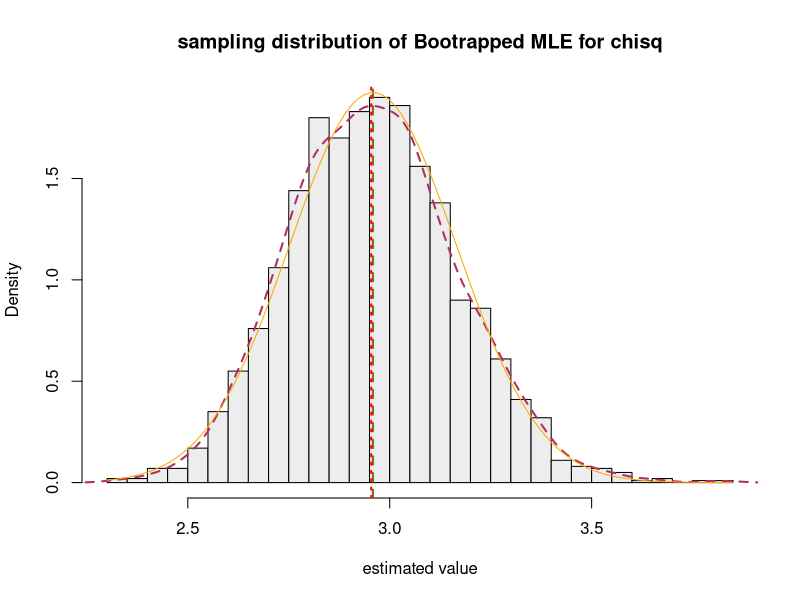
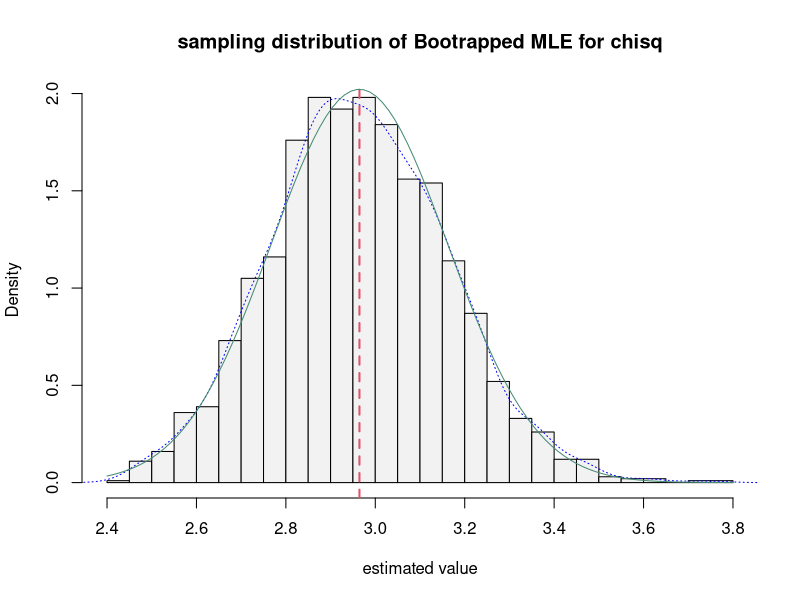
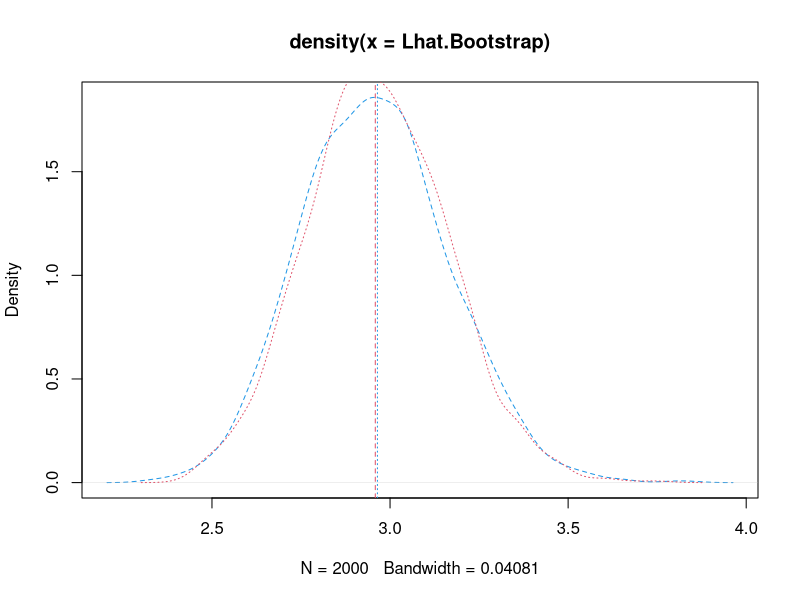
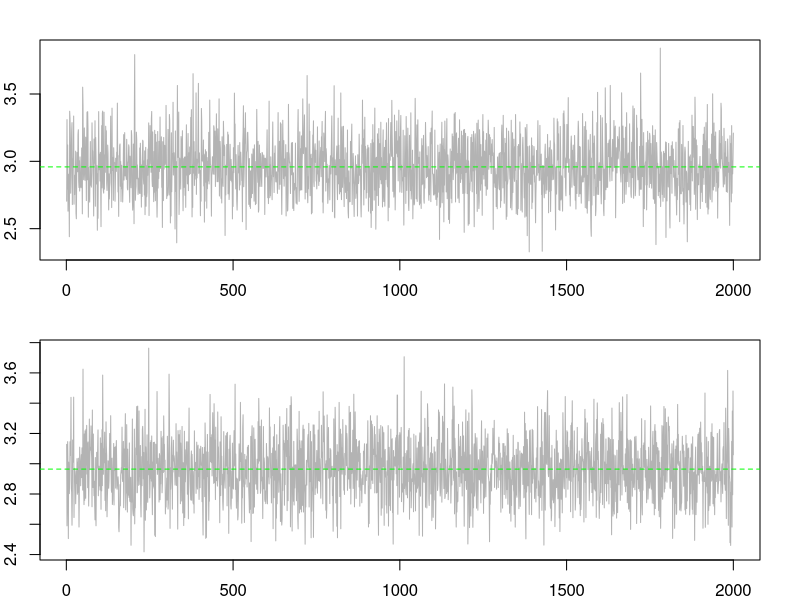
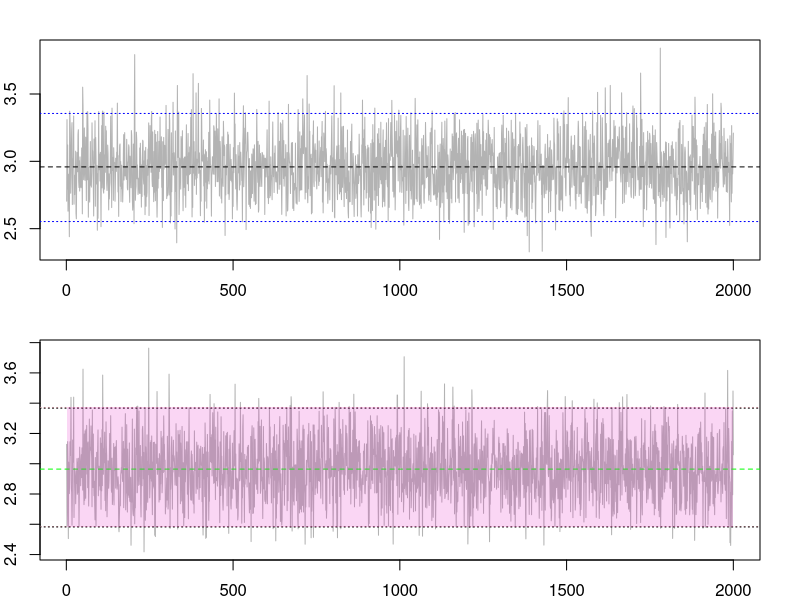
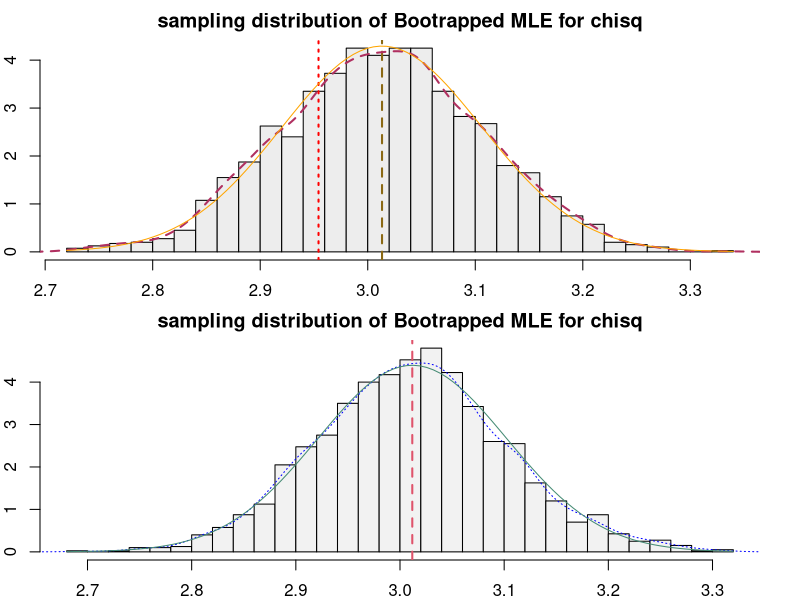
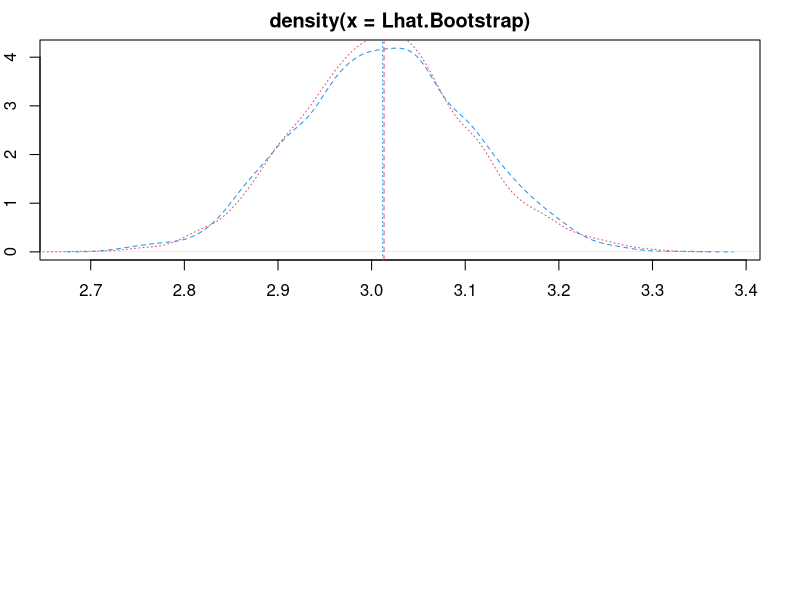
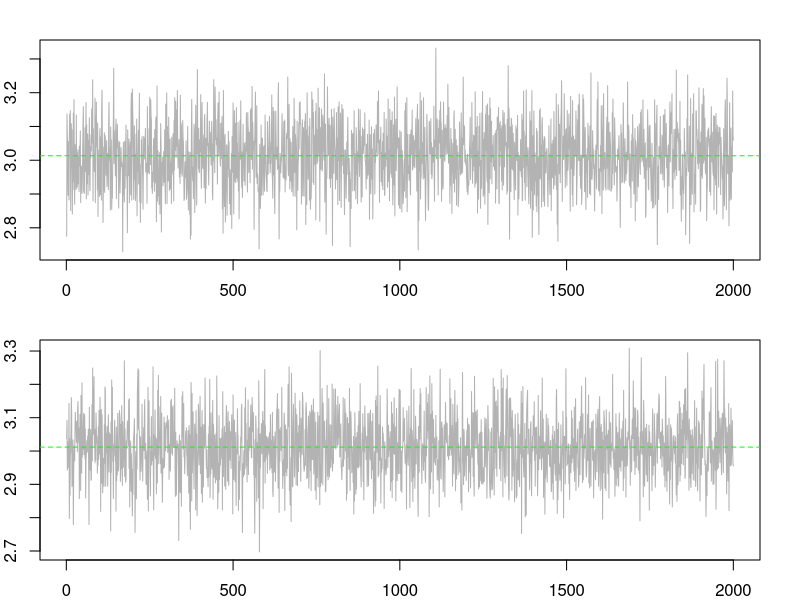

The R script that drew these images, in order: (Note: a time limit stopped this script after it produced the figures.)
Nloglike.ch<-function(df,y){
  f<-outer(y,df,FUN=function(y,df) dchisq(y,df,log=TRUE))
  f<-(-1)*apply(f,2,sum)
  return(f)
}
set.seed(143)
n=100
y<-rchisq(n,3)
result<-optim(0.5, Nloglike.ch,y=y,method="Brent",lower = 0.05,upper = 10,hessian = TRUE)
result
df.hat<-result$par
df.hat
se.mle<-sqrt(result$hessian^(-1))
se.mle
print(cbind(direct=c(mean=mean(y), sd=sqrt(mean(y))), optim =c(result$par,se.mle)),digits = 4)
MLE.chisq<-function(df0,y){  
  Nloglike.ch<-function(df,y){
    f<-outer(y,df,FUN=function(y,df) dchisq(y,df,log=TRUE))
    f<-(-1)*apply(f,2,sum)
    return(f)
  }
  result<-optim(df0,Nloglike.ch,y=y,method = "Brent", lower = 0.1, upper = 10, hessian = TRUE)
  return(result)
}
Re<-MLE.chisq(0.5,y)
Re
df.hat<-Re$par
df.hat
B=2000
n<-length(y)
Lhat.Bootstrap<-numeric(B)
for(i in 1:B){
  ystar<-rchisq(n,df.hat)
  Lhat.Bootstrap[i]<-MLE.chisq(0.5,ystar)$par
}
hist(Lhat.Bootstrap, main = "sampling distribution of Bootrapped MLE for chisq", xlab = "estimated value", breaks = 30, prob = TRUE,col="gray93")
abline(v=mean(Lhat.Bootstrap),col="goldenrod4",lty=2,lwd=2)
lines(density(Lhat.Bootstrap),col="maroon",lty=2,lwd=2)
abline(v=2.954225,col="red",lty=3,lwd=2)
mu<-mean(Lhat.Bootstrap)
sigma<-sd(Lhat.Bootstrap)
curve(dnorm(x,mu,sigma),col="orange",add=TRUE)
B=2000
n<-length(y)
Lhat.Bootstrap1<-numeric(B)
for(i in 1:B){
  ystar1<-sample(y,n,replace=TRUE)
  Lhat.Bootstrap1[i]<-MLE.chisq(0.5,ystar1)$par
}
hist(Lhat.Bootstrap1, main = "sampling distribution of Bootrapped MLE for chisq", xlab = "estimated value", breaks = 30, prob = TRUE,col="gray95")
abline(v=mean(Lhat.Bootstrap1),col=2,lty=2,lwd=2)
lines(density(Lhat.Bootstrap1),col="blue",lty=3)
mu<-mean(Lhat.Bootstrap1)
sigma<-sd(Lhat.Bootstrap1)
curve(dnorm(x,mu,sigma),col=colors()[12],add=TRUE)
plot(density(Lhat.Bootstrap),col=4,lty=2)
lines(density(Lhat.Bootstrap1),col=2,lty=3)
abline(v=mean(Lhat.Bootstrap),col= 2,lty=2)
abline(v=mean(Lhat.Bootstrap1),col=4,lty=3)
par(mfrow=c(2,1),mar=c(2,2,2,2))
ts.plot(Lhat.Bootstrap,col="gray70")
abline(h=mean(Lhat.Bootstrap),col="green",lty=2)
ts.plot(Lhat.Bootstrap1,col="gray70")
abline(h=mean(Lhat.Bootstrap1),col="green",lty=2)
Re<-MLE.chisq(0.5,y)
Re
df.hat<-Re$par
SE.df<-sqrt((Re$hessian)^(-1))
alpha=0.05
L<-df.hat-qnorm(1-alpha/2)*SE.df
L
U<-df.hat+qnorm(1-alpha/2)*SE.df
U
c(L,U)
conf.boot<-quantile(Lhat.Bootstrap, probs=c(0.025,0.975), names=FALSE) 
conf.boot
conf.boot1<-quantile(Lhat.Bootstrap1, probs=c(0.025,0.975), names=FALSE) 
conf.boot1
par(mfrow=c(2,1),mar=c(2,2,2,2))
ts.plot(Lhat.Bootstrap,col="gray70")
abline(h=mean(Lhat.Bootstrap),col="black",lty=2)
abline(h=c(L,U),lty=3,col="blue")
ts.plot(Lhat.Bootstrap1,col="gray70")
abline(h=mean(Lhat.Bootstrap1),col="green",lty=2)
abline(h=conf.boot,lty=3,col="pink")
abline(h=conf.boot1,lty=3,col="black")
polygon(c(1:B, rev(1:B)), c(rep(conf.boot[1],B), rev(rep(conf.boot[2],B))), col = rgb(.9,.2,.8,alpha=.2), border = NA)

####### n=500   #############
Nloglike.ch<-function(df,y){
  f<-outer(y,df,FUN=function(y,df) dchisq(y,df,log=TRUE))
  f<-(-1)*apply(f,2,sum)
  return(f)
}
set.seed(143)
n=500
y<-rchisq(n,3)
result<-optim(0.5, Nloglike.ch,y=y,method="Brent",lower = 0.05,upper = 10,hessian = TRUE)
result
df.hat<-result$par
df.hat
se.mle<-sqrt(result$hessian^(-1))
se.mle
print(cbind(direct=c(mean=mean(y), sd=sqrt(mean(y))), optim =c(result$par,se.mle)),digits = 4)
MLE.chisq<-function(df0,y){  
  Nloglike.ch<-function(df,y){
    f<-outer(y,df,FUN=function(y,df) dchisq(y,df,log=TRUE))
    f<-(-1)*apply(f,2,sum)
    return(f)
  }
  result<-optim(df0,Nloglike.ch,y=y,method = "Brent", lower = 0.1, upper = 10, hessian = TRUE)
  return(result)
}
Re<-MLE.chisq(0.5,y)
Re
df.hat<-Re$par
df.hat
B=2000
n<-length(y)
Lhat.Bootstrap<-numeric(B)
for(i in 1:B){
  ystar<-rchisq(n,df.hat)
  Lhat.Bootstrap[i]<-MLE.chisq(0.5,ystar)$par
}
hist(Lhat.Bootstrap, main = "sampling distribution of Bootrapped MLE for chisq", xlab = "estimated value", breaks = 30, prob = TRUE,col="gray93")
abline(v=mean(Lhat.Bootstrap),col="goldenrod4",lty=2,lwd=2)
lines(density(Lhat.Bootstrap),col="maroon",lty=2,lwd=2)
abline(v=2.954225,col="red",lty=3,lwd=2)
mu<-mean(Lhat.Bootstrap)
sigma<-sd(Lhat.Bootstrap)
curve(dnorm(x,mu,sigma),col="orange",add=TRUE)
B=2000
n<-length(y)
Lhat.Bootstrap1<-numeric(B)
for(i in 1:B){
  ystar1<-sample(y,n,replace=TRUE)
  Lhat.Bootstrap1[i]<-MLE.chisq(0.5,ystar1)$par
}
hist(Lhat.Bootstrap1, main = "sampling distribution of Bootrapped MLE for chisq", xlab = "estimated value", breaks = 30, prob = TRUE,col="gray95")
abline(v=mean(Lhat.Bootstrap1),col=2,lty=2,lwd=2)
lines(density(Lhat.Bootstrap1),col="blue",lty=3)
mu<-mean(Lhat.Bootstrap1)
sigma<-sd(Lhat.Bootstrap1)
curve(dnorm(x,mu,sigma),col=colors()[12],add=TRUE)
plot(density(Lhat.Bootstrap),col=4,lty=2)
lines(density(Lhat.Bootstrap1),col=2,lty=3)
abline(v=mean(Lhat.Bootstrap),col= 2,lty=2)
abline(v=mean(Lhat.Bootstrap1),col=4,lty=3)
par(mfrow=c(2,1),mar=c(2,2,2,2))
ts.plot(Lhat.Bootstrap,col="gray70")
abline(h=mean(Lhat.Bootstrap),col="green",lty=2)
ts.plot(Lhat.Bootstrap1,col="gray70")
abline(h=mean(Lhat.Bootstrap1),col="green",lty=2)
Re<-MLE.chisq(0.5,y)
Re
df.hat<-Re$par
SE.df<-sqrt((Re$hessian)^(-1))
alpha=0.05
L<-df.hat-qnorm(1-alpha/2)*SE.df
L
U<-df.hat+qnorm(1-alpha/2)*SE.df
U
c(L,U)
conf.boot<-quantile(Lhat.Bootstrap, probs=c(0.025,0.975), names=FALSE) 
conf.boot
conf.boot1<-quantile(Lhat.Bootstrap1, probs=c(0.025,0.975), names=FALSE) 
conf.boot1
par(mfrow=c(2,1),mar=c(2,2,2,2))
ts.plot(Lhat.Bootstrap,col="gray70")
abline(h=mean(Lhat.Bootstrap),col="black",lty=2)
abline(h=c(L,U),lty=3,col="blue")
ts.plot(Lhat.Bootstrap1,col="gray70")
abline(h=mean(Lhat.Bootstrap1),col="green",lty=2)
abline(h=conf.boot,lty=3,col="pink")
abline(h=conf.boot1,lty=3,col="black")
polygon(c(1:B, rev(1:B)), c(rep(conf.boot[1],B), rev(rep(conf.boot[2],B))), col = rgb(.9,.2,.8,alpha=.2), border = NA)
#####  n=1000 ###
Nloglike.ch<-function(df,y){
  f<-outer(y,df,FUN=function(y,df) dchisq(y,df,log=TRUE))
  f<-(-1)*apply(f,2,sum)
  return(f)
}
set.seed(143)
n=1000
y<-rchisq(n,3)
result<-optim(0.5, Nloglike.ch,y=y,method="Brent",lower = 0.05,upper = 10,hessian = TRUE)
result
df.hat<-result$par
df.hat
se.mle<-sqrt(result$hessian^(-1))
se.mle
print(cbind(direct=c(mean=mean(y), sd=sqrt(mean(y))), optim =c(result$par,se.mle)),digits = 4)
MLE.chisq<-function(df0,y){  
  Nloglike.ch<-function(df,y){
    f<-outer(y,df,FUN=function(y,df) dchisq(y,df,log=TRUE))
    f<-(-1)*apply(f,2,sum)
    return(f)
  }
  result<-optim(df0,Nloglike.ch,y=y,method = "Brent", lower = 0.1, upper = 10, hessian = TRUE)
  return(result)
}
Re<-MLE.chisq(0.5,y)
Re
df.hat<-Re$par
df.hat
B=2000
n<-length(y)
Lhat.Bootstrap<-numeric(B)
for(i in 1:B){
  ystar<-rchisq(n,df.hat)
  Lhat.Bootstrap[i]<-MLE.chisq(0.5,ystar)$par
}
hist(Lhat.Bootstrap, main = "sampling distribution of Bootrapped MLE for chisq", xlab = "estimated value", breaks = 30, prob = TRUE,col="gray93")
abline(v=mean(Lhat.Bootstrap),col="goldenrod4",lty=2,lwd=2)
lines(density(Lhat.Bootstrap),col="maroon",lty=2,lwd=2)
abline(v=2.954225,col="red",lty=3,lwd=2)
mu<-mean(Lhat.Bootstrap)
sigma<-sd(Lhat.Bootstrap)
curve(dnorm(x,mu,sigma),col="orange",add=TRUE)
B=2000
n<-length(y)
Lhat.Bootstrap1<-numeric(B)
for(i in 1:B){
  ystar1<-sample(y,n,replace=TRUE)
  Lhat.Bootstrap1[i]<-MLE.chisq(0.5,ystar1)$par
}
hist(Lhat.Bootstrap1, main = "sampling distribution of Bootrapped MLE for chisq", xlab = "estimated value", breaks = 30, prob = TRUE,col="gray95")
abline(v=mean(Lhat.Bootstrap1),col=2,lty=2,lwd=2)
lines(density(Lhat.Bootstrap1),col="blue",lty=3)
mu<-mean(Lhat.Bootstrap1)
sigma<-sd(Lhat.Bootstrap1)
curve(dnorm(x,mu,sigma),col=colors()[12],add=TRUE)
plot(density(Lhat.Bootstrap),col=4,lty=2)
lines(density(Lhat.Bootstrap1),col=2,lty=3)
abline(v=mean(Lhat.Bootstrap),col= 2,lty=2)
abline(v=mean(Lhat.Bootstrap1),col=4,lty=3)
par(mfrow=c(2,1),mar=c(2,2,2,2))
ts.plot(Lhat.Bootstrap,col="gray70")
abline(h=mean(Lhat.Bootstrap),col="green",lty=2)
ts.plot(Lhat.Bootstrap1,col="gray70")
abline(h=mean(Lhat.Bootstrap1),col="green",lty=2)
Re<-MLE.chisq(0.5,y)
Re
df.hat<-Re$par
SE.df<-sqrt((Re$hessian)^(-1))
alpha=0.05
L<-df.hat-qnorm(1-alpha/2)*SE.df
L
U<-df.hat+qnorm(1-alpha/2)*SE.df
U
c(L,U)
conf.boot<-quantile(Lhat.Bootstrap, probs=c(0.025,0.975), names=FALSE) 
conf.boot
conf.boot1<-quantile(Lhat.Bootstrap1, probs=c(0.025,0.975), names=FALSE) 
conf.boot1
par(mfrow=c(2,1),mar=c(2,2,2,2))
ts.plot(Lhat.Bootstrap,col="gray70")
abline(h=mean(Lhat.Bootstrap),col="black",lty=2)
abline(h=c(L,U),lty=3,col="blue")
ts.plot(Lhat.Bootstrap1,col="gray70")
abline(h=mean(Lhat.Bootstrap1),col="green",lty=2)
abline(h=conf.boot,lty=3,col="pink")
abline(h=conf.boot1,lty=3,col="black")
polygon(c(1:B, rev(1:B)), c(rep(conf.boot[1],B), rev(rep(conf.boot[2],B))), col = rgb(.9,.2,.8,alpha=.2), border = NA)
############   10000    ###########
Nloglike.ch<-function(df,y){
  f<-outer(y,df,FUN=function(y,df) dchisq(y,df,log=TRUE))
  f<-(-1)*apply(f,2,sum)
  return(f)
}
set.seed(143)
n=10000
y<-rchisq(n,3)
result<-optim(0.5, Nloglike.ch,y=y,method="Brent",lower = 0.05,upper = 10,hessian = TRUE)
result
df.hat<-result$par
df.hat
se.mle<-sqrt(result$hessian^(-1))
se.mle
print(cbind(direct=c(mean=mean(y), sd=sqrt(mean(y))), optim =c(result$par,se.mle)),digits = 4)
MLE.chisq<-function(df0,y){  
  Nloglike.ch<-function(df,y){
    f<-outer(y,df,FUN=function(y,df) dchisq(y,df,log=TRUE))
    f<-(-1)*apply(f,2,sum)
    return(f)
  }
  result<-optim(df0,Nloglike.ch,y=y,method = "Brent", lower = 0.1, upper = 10, hessian = TRUE)
  return(result)
}
Re<-MLE.chisq(0.5,y)
Re
df.hat<-Re$par
df.hat
B=2000
n<-length(y)
Lhat.Bootstrap<-numeric(B)
for(i in 1:B){
  ystar<-rchisq(n,df.hat)
  Lhat.Bootstrap[i]<-MLE.chisq(0.5,ystar)$par
}
hist(Lhat.Bootstrap, main = "sampling distribution of Bootrapped MLE for chisq", xlab = "estimated value", breaks = 30, prob = TRUE,col="gray93")
abline(v=mean(Lhat.Bootstrap),col="goldenrod4",lty=2,lwd=2)
lines(density(Lhat.Bootstrap),col="maroon",lty=2,lwd=2)
abline(v=2.954225,col="red",lty=3,lwd=2)
mu<-mean(Lhat.Bootstrap)
sigma<-sd(Lhat.Bootstrap)
curve(dnorm(x,mu,sigma),col="orange",add=TRUE)
B=2000
n<-length(y)
Lhat.Bootstrap1<-numeric(B)
for(i in 1:B){
  ystar1<-sample(y,n,replace=TRUE)
  Lhat.Bootstrap1[i]<-MLE.chisq(0.5,ystar1)$par
}
hist(Lhat.Bootstrap1, main = "sampling distribution of Bootrapped MLE for chisq", xlab = "estimated value", breaks = 30, prob = TRUE,col="gray95")
abline(v=mean(Lhat.Bootstrap1),col=2,lty=2,lwd=2)
lines(density(Lhat.Bootstrap1),col="blue",lty=3)
mu<-mean(Lhat.Bootstrap1)
sigma<-sd(Lhat.Bootstrap1)
curve(dnorm(x,mu,sigma),col=colors()[12],add=TRUE)
plot(density(Lhat.Bootstrap),col=4,lty=2)
lines(density(Lhat.Bootstrap1),col=2,lty=3)
abline(v=mean(Lhat.Bootstrap),col= 2,lty=2)
abline(v=mean(Lhat.Bootstrap1),col=4,lty=3)
par(mfrow=c(2,1),mar=c(2,2,2,2))
ts.plot(Lhat.Bootstrap,col="gray70")
abline(h=mean(Lhat.Bootstrap),col="green",lty=2)
ts.plot(Lhat.Bootstrap1,col="gray70")
abline(h=mean(Lhat.Bootstrap1),col="green",lty=2)
Re<-MLE.chisq(0.5,y)
Re
df.hat<-Re$par
SE.df<-sqrt((Re$hessian)^(-1))
alpha=0.05
L<-df.hat-qnorm(1-alpha/2)*SE.df
L
U<-df.hat+qnorm(1-alpha/2)*SE.df
U
c(L,U)
conf.boot<-quantile(Lhat.Bootstrap, probs=c(0.025,0.975), names=FALSE) 
conf.boot
conf.boot1<-quantile(Lhat.Bootstrap1, probs=c(0.025,0.975), names=FALSE) 
conf.boot1
par(mfrow=c(2,1),mar=c(2,2,2,2))
ts.plot(Lhat.Bootstrap,col="gray70")
abline(h=mean(Lhat.Bootstrap),col="black",lty=2)
abline(h=c(L,U),lty=3,col="blue")
ts.plot(Lhat.Bootstrap1,col="gray70")
abline(h=mean(Lhat.Bootstrap1),col="green",lty=2)
abline(h=conf.boot,lty=3,col="pink")
abline(h=conf.boot1,lty=3,col="black")
polygon(c(1:B, rev(1:B)), c(rep(conf.boot[1],B), rev(rep(conf.boot[2],B))), col = rgb(.9,.2,.8,alpha=.2), border = NA)


##########    FISHER    #########

n=100
y<-rf(n,10,5)
n <- length(y)
MLE.f<-function(df0,y){  
  floglike <- function(df,y) {
    f<- outer(y,df,FUN= function(y,df) df(y,df,5,log = TRUE))
    f<-(-1)*apply(f,2,sum)
    return(f)
  }
  result<-optim(df0,floglike,y=y,method = "Brent", lower = 0, upper = 50, hessian = TRUE)
  return(result)
}
Re<-MLE.f(2,y)
Re
df.hat<-Re$par
df.hat
B=2000   
n<-length(y)
dfhat.Bootstrap<-numeric(B)
for(i in 1:B){
  ystar<-rf(n,df.hat,5)
  dfhat.Bootstrap[i]<-MLE.f(0.5,ystar)$par
}
dfhat.Bootstrap
hist(dfhat.Bootstrap, main = "sampling distribution of Bootrapped MLE for fisher", xlab = "estimated value", breaks = 20, prob = TRUE)
abline(v=mean(dfhat.Bootstrap),col=290,lty=2,lwd=2)
abline(v=10,col="green",lty=2,lwd=2)
lines(density(dfhat.Bootstrap),col="blue",lty=3,lwd=2)
mu<-mean(dfhat.Bootstrap)
sigma<-sd(dfhat.Bootstrap)
curve(dnorm(x,mu,sigma),col=colors()[91],add=TRUE)
B=2000   
n<-length(y)
dfhat.Bootstrap1<-numeric(B)
for(i in 1:B){
  ystar1<-sample(y,n,replace=TRUE)
  dfhat.Bootstrap1[i]<-MLE.f(2,ystar1)$par
}
hist(dfhat.Bootstrap1, main = "sampling distribution of Bootrapped MLE for fisher", xlab = "estimated value", breaks = 20, prob = TRUE,col="gray95")
abline(v=mean(dfhat.Bootstrap1),col=2,lty=2,lwd=2)
lines(density(dfhat.Bootstrap1),col="blue",lty=3)
mu<-mean(dfhat.Bootstrap1)
sigma<-sd(dfhat.Bootstrap1)
curve(dnorm(x,mu,sigma),col=colors()[91],add=TRUE)
plot(density(dfhat.Bootstrap),ylim=c(0,0.4),col="blue",lty=2)
lines(density(dfhat.Bootstrap1),col="red",lty=3)
abline(v=mean(dfhat.Bootstrap),col= "blue",lty=2)
abline(v=mean(dfhat.Bootstrap1),col= "red",lty=3)
abline(v=10,col= "green",lty=3)
par(mfrow=c(2,1),mar=c(2,2,2,2))
ts.plot(dfhat.Bootstrap,col="gray70")
abline(h=mean(dfhat.Bootstrap),col="red",lty=2)
ts.plot(dfhat.Bootstrap1,col="gray70")
abline(h=mean(dfhat.Bootstrap1),col="red",lty=2)
Re<-MLE.f(2,y)
Re
df.hat<-Re$par
SE.df<-sqrt((Re$hessian)^(-1))
alpha=0.05
L<-df.hat-qnorm(1-alpha/2)*SE.df
L
U<-df.hat+qnorm(1-alpha/2)*SE.df
U
c(L,U)
conf.boot<-quantile(dfhat.Bootstrap, probs=c(0.025,0.975), names=FALSE) 
conf.boot
conf.boot1<-quantile(dfhat.Bootstrap1, probs=c(0.025,0.975), names=FALSE) 
conf.boot1
par(mfrow=c(2,1),mar=c(2,2,2,2))
ts.plot(dfhat.Bootstrap,col="gray70")
abline(h=mean(dfhat.Bootstrap),col="red",lty=2)
abline(h=c(L,U),lty=3,col="blue")
ts.plot(dfhat.Bootstrap1,col="gray70")
abline(h=mean(dfhat.Bootstrap1),col="red",lty=2)
abline(h=conf.boot,lty=3,col="blue")
abline(h=conf.boot1,lty=3,col="green")
polygon(c(1:B, rev(1:B)), c(rep(conf.boot[1],B), rev(rep(conf.boot[2],B))), col = rgb(.9,.2,.8,alpha=.2), border = NA)





n=500
y<-rf(n,10,5)
n <- length(y)
MLE.f<-function(df0,y){  
  floglike <- function(df,y) {
    f<- outer(y,df,FUN= function(y,df) df(y,df,5,log = TRUE))
    f<-(-1)*apply(f,2,sum)
    return(f)
  }
  result<-optim(df0,floglike,y=y,method = "Brent", lower = 0, upper = 50, hessian = TRUE)
  return(result)
}
Re<-MLE.f(2,y)
Re
df.hat<-Re$par
df.hat
B=2000   
n<-length(y)
dfhat.Bootstrap<-numeric(B)
for(i in 1:B){
  ystar<-rf(n,df.hat,5)
  dfhat.Bootstrap[i]<-MLE.f(0.5,ystar)$par
}
dfhat.Bootstrap
hist(dfhat.Bootstrap, main = "sampling distribution of Bootrapped MLE for fisher", xlab = "estimated value", breaks = 20, prob = TRUE)
abline(v=mean(dfhat.Bootstrap),col=290,lty=2,lwd=2)
abline(v=10,col="green",lty=2,lwd=2)
lines(density(dfhat.Bootstrap),col="blue",lty=3,lwd=2)
mu<-mean(dfhat.Bootstrap)
sigma<-sd(dfhat.Bootstrap)
curve(dnorm(x,mu,sigma),col=colors()[91],add=TRUE)
B=2000   
n<-length(y)
dfhat.Bootstrap1<-numeric(B)
for(i in 1:B){
  ystar1<-sample(y,n,replace=TRUE)
  dfhat.Bootstrap1[i]<-MLE.f(2,ystar1)$par
}
hist(dfhat.Bootstrap1, main = "sampling distribution of Bootrapped MLE for fisher", xlab = "estimated value", breaks = 20, prob = TRUE,col="gray95")
abline(v=mean(dfhat.Bootstrap1),col=2,lty=2,lwd=2)
lines(density(dfhat.Bootstrap1),col="blue",lty=3)
mu<-mean(dfhat.Bootstrap1)
sigma<-sd(dfhat.Bootstrap1)
curve(dnorm(x,mu,sigma),col=colors()[91],add=TRUE)
plot(density(dfhat.Bootstrap),ylim=c(0,0.4),col="blue",lty=2)
lines(density(dfhat.Bootstrap1),col="red",lty=3)
abline(v=mean(dfhat.Bootstrap),col= "blue",lty=2)
abline(v=mean(dfhat.Bootstrap1),col= "red",lty=3)
abline(v=10,col= "green",lty=3)
par(mfrow=c(2,1),mar=c(2,2,2,2))
ts.plot(dfhat.Bootstrap,col="gray70")
abline(h=mean(dfhat.Bootstrap),col="red",lty=2)
ts.plot(dfhat.Bootstrap1,col="gray70")
abline(h=mean(dfhat.Bootstrap1),col="red",lty=2)
Re<-MLE.f(2,y)
Re
df.hat<-Re$par
SE.df<-sqrt((Re$hessian)^(-1))
alpha=0.05
L<-df.hat-qnorm(1-alpha/2)*SE.df
L
U<-df.hat+qnorm(1-alpha/2)*SE.df
U
c(L,U)
conf.boot<-quantile(dfhat.Bootstrap, probs=c(0.025,0.975), names=FALSE) 
conf.boot
conf.boot1<-quantile(dfhat.Bootstrap1, probs=c(0.025,0.975), names=FALSE) 
conf.boot1
par(mfrow=c(2,1),mar=c(2,2,2,2))
ts.plot(dfhat.Bootstrap,col="gray70")
abline(h=mean(dfhat.Bootstrap),col="red",lty=2)
abline(h=c(L,U),lty=3,col="blue")
ts.plot(dfhat.Bootstrap1,col="gray70")
abline(h=mean(dfhat.Bootstrap1),col="red",lty=2)
abline(h=conf.boot,lty=3,col="blue")
abline(h=conf.boot1,lty=3,col="green")
polygon(c(1:B, rev(1:B)), c(rep(conf.boot[1],B), rev(rep(conf.boot[2],B))), col = rgb(.9,.2,.8,alpha=.2), border = NA)



n=1000
y<-rf(n,10,5)
n <- length(y)
MLE.f<-function(df0,y){  
  floglike <- function(df,y) {
    f<- outer(y,df,FUN= function(y,df) df(y,df,5,log = TRUE))
    f<-(-1)*apply(f,2,sum)
    return(f)
  }
  result<-optim(df0,floglike,y=y,method = "Brent", lower = 0, upper = 50, hessian = TRUE)
  return(result)
}
Re<-MLE.f(2,y)
Re
df.hat<-Re$par
df.hat
B=2000   
n<-length(y)
dfhat.Bootstrap<-numeric(B)
for(i in 1:B){
  ystar<-rf(n,df.hat,5)
  dfhat.Bootstrap[i]<-MLE.f(0.5,ystar)$par
}
dfhat.Bootstrap
hist(dfhat.Bootstrap, main = "sampling distribution of Bootrapped MLE for fisher", xlab = "estimated value", breaks = 20, prob = TRUE)
abline(v=mean(dfhat.Bootstrap),col=290,lty=2,lwd=2)
abline(v=10,col="green",lty=2,lwd=2)
lines(density(dfhat.Bootstrap),col="blue",lty=3,lwd=2)
mu<-mean(dfhat.Bootstrap)
sigma<-sd(dfhat.Bootstrap)
curve(dnorm(x,mu,sigma),col=colors()[91],add=TRUE)
B=2000   
n<-length(y)
dfhat.Bootstrap1<-numeric(B)
for(i in 1:B){
  ystar1<-sample(y,n,replace=TRUE)
  dfhat.Bootstrap1[i]<-MLE.f(2,ystar1)$par
}
hist(dfhat.Bootstrap1, main = "sampling distribution of Bootrapped MLE for fisher", xlab = "estimated value", breaks = 20, prob = TRUE,col="gray95")
abline(v=mean(dfhat.Bootstrap1),col=2,lty=2,lwd=2)
lines(density(dfhat.Bootstrap1),col="blue",lty=3)
mu<-mean(dfhat.Bootstrap1)
sigma<-sd(dfhat.Bootstrap1)
curve(dnorm(x,mu,sigma),col=colors()[91],add=TRUE)
plot(density(dfhat.Bootstrap),ylim=c(0,0.4),col="blue",lty=2)
lines(density(dfhat.Bootstrap1),col="red",lty=3)
abline(v=mean(dfhat.Bootstrap),col= "blue",lty=2)
abline(v=mean(dfhat.Bootstrap1),col= "red",lty=3)
abline(v=10,col= "green",lty=3)
par(mfrow=c(2,1),mar=c(2,2,2,2))
ts.plot(dfhat.Bootstrap,col="gray70")
abline(h=mean(dfhat.Bootstrap),col="red",lty=2)
ts.plot(dfhat.Bootstrap1,col="gray70")
abline(h=mean(dfhat.Bootstrap1),col="red",lty=2)
Re<-MLE.f(2,y)
Re
df.hat<-Re$par
SE.df<-sqrt((Re$hessian)^(-1))
alpha=0.05
L<-df.hat-qnorm(1-alpha/2)*SE.df
L
U<-df.hat+qnorm(1-alpha/2)*SE.df
U
c(L,U)
conf.boot<-quantile(dfhat.Bootstrap, probs=c(0.025,0.975), names=FALSE) 
conf.boot
conf.boot1<-quantile(dfhat.Bootstrap1, probs=c(0.025,0.975), names=FALSE) 
conf.boot1
par(mfrow=c(2,1),mar=c(2,2,2,2))
ts.plot(dfhat.Bootstrap,col="gray70")
abline(h=mean(dfhat.Bootstrap),col="red",lty=2)
abline(h=c(L,U),lty=3,col="blue")
ts.plot(dfhat.Bootstrap1,col="gray70")
abline(h=mean(dfhat.Bootstrap1),col="red",lty=2)
abline(h=conf.boot,lty=3,col="blue")
abline(h=conf.boot1,lty=3,col="green")
polygon(c(1:B, rev(1:B)), c(rep(conf.boot[1],B), rev(rep(conf.boot[2],B))), col = rgb(.9,.2,.8,alpha=.2), border = NA)




n=10000
y<-rf(n,10,5)
n <- length(y)
MLE.f<-function(df0,y){  
  floglike <- function(df,y) {
    f<- outer(y,df,FUN= function(y,df) df(y,df,5,log = TRUE))
    f<-(-1)*apply(f,2,sum)
    return(f)
  }
  result<-optim(df0,floglike,y=y,method = "Brent", lower = 0, upper = 50, hessian = TRUE)
  return(result)
}
Re<-MLE.f(2,y)
Re
df.hat<-Re$par
df.hat
B=2000   
n<-length(y)
dfhat.Bootstrap<-numeric(B)
for(i in 1:B){
  ystar<-rf(n,df.hat,5)
  dfhat.Bootstrap[i]<-MLE.f(0.5,ystar)$par
}
dfhat.Bootstrap
hist(dfhat.Bootstrap, main = "sampling distribution of Bootrapped MLE for fisher", xlab = "estimated value", breaks = 20, prob = TRUE)
abline(v=mean(dfhat.Bootstrap),col=290,lty=2,lwd=2)
abline(v=10,col="green",lty=2,lwd=2)
lines(density(dfhat.Bootstrap),col="blue",lty=3,lwd=2)
mu<-mean(dfhat.Bootstrap)
sigma<-sd(dfhat.Bootstrap)
curve(dnorm(x,mu,sigma),col=colors()[91],add=TRUE)
B=2000   
n<-length(y)
dfhat.Bootstrap1<-numeric(B)
for(i in 1:B){
  ystar1<-sample(y,n,replace=TRUE)
  dfhat.Bootstrap1[i]<-MLE.f(2,ystar1)$par
}
hist(dfhat.Bootstrap1, main = "sampling distribution of Bootrapped MLE for fisher", xlab = "estimated value", breaks = 20, prob = TRUE,col="gray95")
abline(v=mean(dfhat.Bootstrap1),col=2,lty=2,lwd=2)
lines(density(dfhat.Bootstrap1),col="blue",lty=3)
mu<-mean(dfhat.Bootstrap1)
sigma<-sd(dfhat.Bootstrap1)
curve(dnorm(x,mu,sigma),col=colors()[91],add=TRUE)
plot(density(dfhat.Bootstrap),ylim=c(0,0.4),col="blue",lty=2)
lines(density(dfhat.Bootstrap1),col="red",lty=3)
abline(v=mean(dfhat.Bootstrap),col= "blue",lty=2)
abline(v=mean(dfhat.Bootstrap1),col= "red",lty=3)
abline(v=10,col= "green",lty=3)
par(mfrow=c(2,1),mar=c(2,2,2,2))
ts.plot(dfhat.Bootstrap,col="gray70")
abline(h=mean(dfhat.Bootstrap),col="red",lty=2)
ts.plot(dfhat.Bootstrap1,col="gray70")
abline(h=mean(dfhat.Bootstrap1),col="red",lty=2)
Re<-MLE.f(2,y)
Re
df.hat<-Re$par
SE.df<-sqrt((Re$hessian)^(-1))
alpha=0.05
L<-df.hat-qnorm(1-alpha/2)*SE.df
L
U<-df.hat+qnorm(1-alpha/2)*SE.df
U
c(L,U)
conf.boot<-quantile(dfhat.Bootstrap, probs=c(0.025,0.975), names=FALSE) 
conf.boot
conf.boot1<-quantile(dfhat.Bootstrap1, probs=c(0.025,0.975), names=FALSE) 
conf.boot1
par(mfrow=c(2,1),mar=c(2,2,2,2))
ts.plot(dfhat.Bootstrap,col="gray70")
abline(h=mean(dfhat.Bootstrap),col="red",lty=2)
abline(h=c(L,U),lty=3,col="blue")
ts.plot(dfhat.Bootstrap1,col="gray70")
abline(h=mean(dfhat.Bootstrap1),col="red",lty=2)
abline(h=conf.boot,lty=3,col="blue")
abline(h=conf.boot1,lty=3,col="green")
polygon(c(1:B, rev(1:B)), c(rep(conf.boot[1],B), rev(rep(conf.boot[2],B))), col = rgb(.9,.2,.8,alpha=.2), border = NA)

###### NORMAL #####


Nloglike.Norm<- function(mu) {
  f<- outer(y,mu,FUN= function(y,mu) dnorm(y,mu,1,log = TRUE))
  f<-(-1)*apply(f,2,sum)
  return(f)
}
n=100
y<-rnorm(n,20,1)
y
result<-optim(0.5, function(x) Nloglike.Norm(x), method = "Brent", lower = 0.1, upper = 50, hessian = TRUE)
result
mu.hat<-result$par
mu.hat
se.mle<-sqrt(result$hessian^(-1))
se.mle
mu.hat
print(cbind(direct=c(mean=mean(y), sd=sqrt(mean(y))), optim =c(result$par,se.mle)),digits = 3)
MLE.Norm<-function(mu0,y){  
  Nloglike.Norm<- function(mu,y) {
    f<- outer(y,mu,FUN= function(y,mu) dnorm(y,mu,1,log = TRUE))
    f<-(-1)*apply(f,2,sum)
    return(f)
  }
  result<-optim(mu0,Nloglike.Norm,y=y,method = "Brent", lower = 0.1, upper = 50, hessian = TRUE)
  return(result)
}
Re<-MLE.Norm(.5,y)
Re
mu.hat<-Re$par
mu.hat
B=1500
n<-length(y)
muhat.Bootstrap<-numeric(B)
for(i in 1:B){
  ystar<-rnorm(n,mu.hat,1)
  muhat.Bootstrap[i]<-MLE.Norm(0.5,ystar)$par
}
muhat.Bootstrap
hist(muhat.Bootstrap, main = "sampling distribution of Bootrapped MLE for NORMAL", xlab = "estimated value", breaks = 30, prob = TRUE,col="gray")



abline(v=mean(muhat.Bootstrap),col=2,lty=2,lwd=2)
lines(density(muhat.Bootstrap),col="blue",lty=3)
abline(v=19.9,col="yellow",lty=2,lwd=3)
mu<-mean(muhat.Bootstrap)
sigma<-sd(muhat.Bootstrap)
curve(dnorm(x,mu,sigma),col=colors()[49],add=TRUE)
B=1500 
n<-length(y)
muhat.Bootstrap1<-numeric(B)
for(i in 1:B){
  ystar1<-sample(y,n,replace=TRUE)
  muhat.Bootstrap1[i]<-MLE.Norm(0.5,ystar1)$par
}
muhat.Bootstrap1
hist(muhat.Bootstrap1, main = "sampling distribution of Bootrapped MLE for NORMAL", xlab = "estimated value", breaks = 20, prob = TRUE,col="yellow")
abline(v=mean(muhat.Bootstrap1),col=2,lty=2,lwd=2)
lines(density(muhat.Bootstrap1),col="green",lty=3,lwd=4)
mu<-mean(muhat.Bootstrap1)
sigma<-sd(muhat.Bootstrap1)
curve(dnorm(x,mu,sigma),col=colors()[79],add=TRUE)
mean(muhat.Bootstrap1)
plot(density(muhat.Bootstrap),col="blue",lty=2)
lines(density(muhat.Bootstrap1),col="red",lty=4)
abline(v=mean(muhat.Bootstrap),col= "blue",lty=2)
abline(v=mean(muhat.Bootstrap1),col= "red",lty=3)
par(mfrow=c(2,1),mar=c(2,2,2,2))
ts.plot(muhat.Bootstrap,col="gray70")
abline(h=mean(muhat.Bootstrap),col="red",lty=2)
ts.plot(muhat.Bootstrap1,col="gray70")
abline(h=mean(muhat.Bootstrap1),col="red",lty=2)
Re<-MLE.Norm(0.5,y)
Re
mu.hat<-Re$par
SE.Norm<-sqrt((Re$hessian)^(-1))
SE.Norm
alpha=0.05
L<-mu.hat-qnorm(1-alpha/2)*SE.Norm
L
U<-mu.hat+qnorm(1-alpha/2)*SE.Norm
U
c(L,U)
conf.boot<-quantile(muhat.Bootstrap, probs=c(0.025,0.975), names=FALSE) 
conf.boot
conf.boot1<-quantile(muhat.Bootstrap1, probs=c(0.025,0.975), names=FALSE) 
conf.boot1
par(mfrow=c(2,1),mar=c(2,2,2,2))
ts.plot(muhat.Bootstrap,col="gray70")
abline(h=mean(muhat.Bootstrap),col="red",lty=2)
abline(h=c(L,U),lty=3,col="orange")
ts.plot(muhat.Bootstrap1,col="gray70")
abline(h=mean(muhat.Bootstrap1),col="red",lty=2)
abline(h=conf.boot,lty=3,col="orange")
abline(h=conf.boot1,lty=3,col="green")
polygon(c(1:B, rev(1:B)), c(rep(conf.boot[1],B), rev(rep(conf.boot[2],B))), col = rgb(.9,.2,.8,alpha=.2), border = NA)



Nloglike.Norm<- function(mu) {
  f<- outer(y,mu,FUN= function(y,mu) dnorm(y,mu,1,log = TRUE))
  f<-(-1)*apply(f,2,sum)
  return(f)
}
n=500
y<-rnorm(n,20,1)
y
result<-optim(0.5, function(x) Nloglike.Norm(x), method = "Brent", lower = 0.1, upper = 50, hessian = TRUE)
result
mu.hat<-result$par
mu.hat
se.mle<-sqrt(result$hessian^(-1))
se.mle
mu.hat
print(cbind(direct=c(mean=mean(y), sd=sqrt(mean(y))), optim =c(result$par,se.mle)),digits = 3)
MLE.Norm<-function(mu0,y){  
  Nloglike.Norm<- function(mu,y) {
    f<- outer(y,mu,FUN= function(y,mu) dnorm(y,mu,1,log = TRUE))
    f<-(-1)*apply(f,2,sum)
    return(f)
  }
  result<-optim(mu0,Nloglike.Norm,y=y,method = "Brent", lower = 0.1, upper = 50, hessian = TRUE)
  return(result)
}
Re<-MLE.Norm(.5,y)
Re
mu.hat<-Re$par
mu.hat
B=1500
n<-length(y)
muhat.Bootstrap<-numeric(B)
for(i in 1:B){
  ystar<-rnorm(n,mu.hat,1)
  muhat.Bootstrap[i]<-MLE.Norm(0.5,ystar)$par
}
muhat.Bootstrap
hist(muhat.Bootstrap, main = "sampling distribution of Bootrapped MLE for NORMAL", xlab = "estimated value", breaks = 30, prob = TRUE,col="gray")



abline(v=mean(muhat.Bootstrap),col=2,lty=2,lwd=2)
lines(density(muhat.Bootstrap),col="blue",lty=3)
abline(v=19.9,col="yellow",lty=2,lwd=3)
mu<-mean(muhat.Bootstrap)
sigma<-sd(muhat.Bootstrap)
curve(dnorm(x,mu,sigma),col=colors()[49],add=TRUE)
B=1500 
n<-length(y)
muhat.Bootstrap1<-numeric(B)
for(i in 1:B){
  ystar1<-sample(y,n,replace=TRUE)
  muhat.Bootstrap1[i]<-MLE.Norm(0.5,ystar1)$par
}
muhat.Bootstrap1
hist(muhat.Bootstrap1, main = "sampling distribution of Bootrapped MLE for NORMAL", xlab = "estimated value", breaks = 20, prob = TRUE,col="yellow")
abline(v=mean(muhat.Bootstrap1),col=2,lty=2,lwd=2)
lines(density(muhat.Bootstrap1),col="green",lty=3,lwd=4)
mu<-mean(muhat.Bootstrap1)
sigma<-sd(muhat.Bootstrap1)
curve(dnorm(x,mu,sigma),col=colors()[79],add=TRUE)
mean(muhat.Bootstrap1)
plot(density(muhat.Bootstrap),col="blue",lty=2)
lines(density(muhat.Bootstrap1),col="red",lty=4)
abline(v=mean(muhat.Bootstrap),col= "blue",lty=2)
abline(v=mean(muhat.Bootstrap1),col= "red",lty=3)
par(mfrow=c(2,1),mar=c(2,2,2,2))
ts.plot(muhat.Bootstrap,col="gray70")
abline(h=mean(muhat.Bootstrap),col="red",lty=2)
ts.plot(muhat.Bootstrap1,col="gray70")
abline(h=mean(muhat.Bootstrap1),col="red",lty=2)
Re<-MLE.Norm(0.5,y)
Re
mu.hat<-Re$par
SE.Norm<-sqrt((Re$hessian)^(-1))
SE.Norm
alpha=0.05
L<-mu.hat-qnorm(1-alpha/2)*SE.Norm
L
U<-mu.hat+qnorm(1-alpha/2)*SE.Norm
U
c(L,U)
conf.boot<-quantile(muhat.Bootstrap, probs=c(0.025,0.975), names=FALSE) 
conf.boot
conf.boot1<-quantile(muhat.Bootstrap1, probs=c(0.025,0.975), names=FALSE) 
conf.boot1
par(mfrow=c(2,1),mar=c(2,2,2,2))
ts.plot(muhat.Bootstrap,col="gray70")
abline(h=mean(muhat.Bootstrap),col="red",lty=2)
abline(h=c(L,U),lty=3,col="orange")
ts.plot(muhat.Bootstrap1,col="gray70")
abline(h=mean(muhat.Bootstrap1),col="red",lty=2)
abline(h=conf.boot,lty=3,col="orange")
abline(h=conf.boot1,lty=3,col="green")
polygon(c(1:B, rev(1:B)), c(rep(conf.boot[1],B), rev(rep(conf.boot[2],B))), col = rgb(.9,.2,.8,alpha=.2), border = NA)



Nloglike.Norm<- function(mu) {
  f<- outer(y,mu,FUN= function(y,mu) dnorm(y,mu,1,log = TRUE))
  f<-(-1)*apply(f,2,sum)
  return(f)
}
n=1000
y<-rnorm(n,20,1)
y
result<-optim(0.5, function(x) Nloglike.Norm(x), method = "Brent", lower = 0.1, upper = 50, hessian = TRUE)
result
mu.hat<-result$par
mu.hat
se.mle<-sqrt(result$hessian^(-1))
se.mle
mu.hat
print(cbind(direct=c(mean=mean(y), sd=sqrt(mean(y))), optim =c(result$par,se.mle)),digits = 3)
MLE.Norm<-function(mu0,y){  
  Nloglike.Norm<- function(mu,y) {
    f<- outer(y,mu,FUN= function(y,mu) dnorm(y,mu,1,log = TRUE))
    f<-(-1)*apply(f,2,sum)
    return(f)
  }
  result<-optim(mu0,Nloglike.Norm,y=y,method = "Brent", lower = 0.1, upper = 50, hessian = TRUE)
  return(result)
}
Re<-MLE.Norm(.5,y)
Re
mu.hat<-Re$par
mu.hat
B=1500
n<-length(y)
muhat.Bootstrap<-numeric(B)
for(i in 1:B){
  ystar<-rnorm(n,mu.hat,1)
  muhat.Bootstrap[i]<-MLE.Norm(0.5,ystar)$par
}
muhat.Bootstrap
hist(muhat.Bootstrap, main = "sampling distribution of Bootrapped MLE for NORMAL", xlab = "estimated value", breaks = 30, prob = TRUE,col="gray")



abline(v=mean(muhat.Bootstrap),col=2,lty=2,lwd=2)
lines(density(muhat.Bootstrap),col="blue",lty=3)
abline(v=19.9,col="yellow",lty=2,lwd=3)
mu<-mean(muhat.Bootstrap)
sigma<-sd(muhat.Bootstrap)
curve(dnorm(x,mu,sigma),col=colors()[49],add=TRUE)
B=1500 
n<-length(y)
muhat.Bootstrap1<-numeric(B)
for(i in 1:B){
  ystar1<-sample(y,n,replace=TRUE)
  muhat.Bootstrap1[i]<-MLE.Norm(0.5,ystar1)$par
}
muhat.Bootstrap1
hist(muhat.Bootstrap1, main = "sampling distribution of Bootrapped MLE for NORMAL", xlab = "estimated value", breaks = 20, prob = TRUE,col="yellow")
abline(v=mean(muhat.Bootstrap1),col=2,lty=2,lwd=2)
lines(density(muhat.Bootstrap1),col="green",lty=3,lwd=4)
mu<-mean(muhat.Bootstrap1)
sigma<-sd(muhat.Bootstrap1)
curve(dnorm(x,mu,sigma),col=colors()[79],add=TRUE)
mean(muhat.Bootstrap1)
plot(density(muhat.Bootstrap),col="blue",lty=2)
lines(density(muhat.Bootstrap1),col="red",lty=4)
abline(v=mean(muhat.Bootstrap),col= "blue",lty=2)
abline(v=mean(muhat.Bootstrap1),col= "red",lty=3)
par(mfrow=c(2,1),mar=c(2,2,2,2))
ts.plot(muhat.Bootstrap,col="gray70")
abline(h=mean(muhat.Bootstrap),col="red",lty=2)
ts.plot(muhat.Bootstrap1,col="gray70")
abline(h=mean(muhat.Bootstrap1),col="red",lty=2)
Re<-MLE.Norm(0.5,y)
Re
mu.hat<-Re$par
SE.Norm<-sqrt((Re$hessian)^(-1))
SE.Norm
alpha=0.05
L<-mu.hat-qnorm(1-alpha/2)*SE.Norm
L
U<-mu.hat+qnorm(1-alpha/2)*SE.Norm
U
c(L,U)
conf.boot<-quantile(muhat.Bootstrap, probs=c(0.025,0.975), names=FALSE) 
conf.boot
conf.boot1<-quantile(muhat.Bootstrap1, probs=c(0.025,0.975), names=FALSE) 
conf.boot1
par(mfrow=c(2,1),mar=c(2,2,2,2))
ts.plot(muhat.Bootstrap,col="gray70")
abline(h=mean(muhat.Bootstrap),col="red",lty=2)
abline(h=c(L,U),lty=3,col="orange")
ts.plot(muhat.Bootstrap1,col="gray70")
abline(h=mean(muhat.Bootstrap1),col="red",lty=2)
abline(h=conf.boot,lty=3,col="orange")
abline(h=conf.boot1,lty=3,col="green")
polygon(c(1:B, rev(1:B)), c(rep(conf.boot[1],B), rev(rep(conf.boot[2],B))), col = rgb(.9,.2,.8,alpha=.2), border = NA)



Nloglike.Norm<- function(mu) {
  f<- outer(y,mu,FUN= function(y,mu) dnorm(y,mu,1,log = TRUE))
  f<-(-1)*apply(f,2,sum)
  return(f)
}
n=10000
y<-rnorm(n,20,1)
y
result<-optim(0.5, function(x) Nloglike.Norm(x), method = "Brent", lower = 0.1, upper = 50, hessian = TRUE)
result
mu.hat<-result$par
mu.hat
se.mle<-sqrt(result$hessian^(-1))
se.mle
mu.hat
print(cbind(direct=c(mean=mean(y), sd=sqrt(mean(y))), optim =c(result$par,se.mle)),digits = 3)
MLE.Norm<-function(mu0,y){  
  Nloglike.Norm<- function(mu,y) {
    f<- outer(y,mu,FUN= function(y,mu) dnorm(y,mu,1,log = TRUE))
    f<-(-1)*apply(f,2,sum)
    return(f)
  }
  result<-optim(mu0,Nloglike.Norm,y=y,method = "Brent", lower = 0.1, upper = 50, hessian = TRUE)
  return(result)
}
Re<-MLE.Norm(.5,y)
Re
mu.hat<-Re$par
mu.hat
B=1500
n<-length(y)
muhat.Bootstrap<-numeric(B)
for(i in 1:B){
  ystar<-rnorm(n,mu.hat,1)
  muhat.Bootstrap[i]<-MLE.Norm(0.5,ystar)$par
}
muhat.Bootstrap
hist(muhat.Bootstrap, main = "sampling distribution of Bootrapped MLE for NORMAL", xlab = "estimated value", breaks = 30, prob = TRUE,col="gray")
abline(v=mean(muhat.Bootstrap),col=2,lty=2,lwd=2)
lines(density(muhat.Bootstrap),col="blue",lty=3)
abline(v=19.9,col="yellow",lty=2,lwd=3)
mu<-mean(muhat.Bootstrap)
sigma<-sd(muhat.Bootstrap)
curve(dnorm(x,mu,sigma),col=colors()[49],add=TRUE)
B=1500 
n<-length(y)
muhat.Bootstrap1<-numeric(B)
for(i in 1:B){
  ystar1<-sample(y,n,replace=TRUE)
  muhat.Bootstrap1[i]<-MLE.Norm(0.5,ystar1)$par
}
muhat.Bootstrap1
hist(muhat.Bootstrap1, main = "sampling distribution of Bootrapped MLE for NORMAL", xlab = "estimated value", breaks = 20, prob = TRUE,col="yellow")
abline(v=mean(muhat.Bootstrap1),col=2,lty=2,lwd=2)
lines(density(muhat.Bootstrap1),col="green",lty=3,lwd=4)
mu<-mean(muhat.Bootstrap1)
sigma<-sd(muhat.Bootstrap1)
curve(dnorm(x,mu,sigma),col=colors()[79],add=TRUE)
mean(muhat.Bootstrap1)
plot(density(muhat.Bootstrap),col="blue",lty=2)
lines(density(muhat.Bootstrap1),col="red",lty=4)
abline(v=mean(muhat.Bootstrap),col= "blue",lty=2)
abline(v=mean(muhat.Bootstrap1),col= "red",lty=3)
par(mfrow=c(2,1),mar=c(2,2,2,2))
ts.plot(muhat.Bootstrap,col="gray70")
abline(h=mean(muhat.Bootstrap),col="red",lty=2)
ts.plot(muhat.Bootstrap1,col="gray70")
abline(h=mean(muhat.Bootstrap1),col="red",lty=2)
Re<-MLE.Norm(0.5,y)
Re
mu.hat<-Re$par
SE.Norm<-sqrt((Re$hessian)^(-1))
SE.Norm
alpha=0.05
L<-mu.hat-qnorm(1-alpha/2)*SE.Norm
L
U<-mu.hat+qnorm(1-alpha/2)*SE.Norm
U
c(L,U)
conf.boot<-quantile(muhat.Bootstrap, probs=c(0.025,0.975), names=FALSE) 
conf.boot
conf.boot1<-quantile(muhat.Bootstrap1, probs=c(0.025,0.975), names=FALSE) 
conf.boot1
par(mfrow=c(2,1),mar=c(2,2,2,2))
ts.plot(muhat.Bootstrap,col="gray70")
abline(h=mean(muhat.Bootstrap),col="red",lty=2)
abline(h=c(L,U),lty=3,col="orange")
ts.plot(muhat.Bootstrap1,col="gray70")
abline(h=mean(muhat.Bootstrap1),col="red",lty=2)
abline(h=conf.boot,lty=3,col="orange")
abline(h=conf.boot1,lty=3,col="green")
polygon(c(1:B, rev(1:B)), c(rep(conf.boot[1],B), rev(rep(conf.boot[2],B))), col = rgb(.9,.2,.8,alpha=.2), border = NA)
